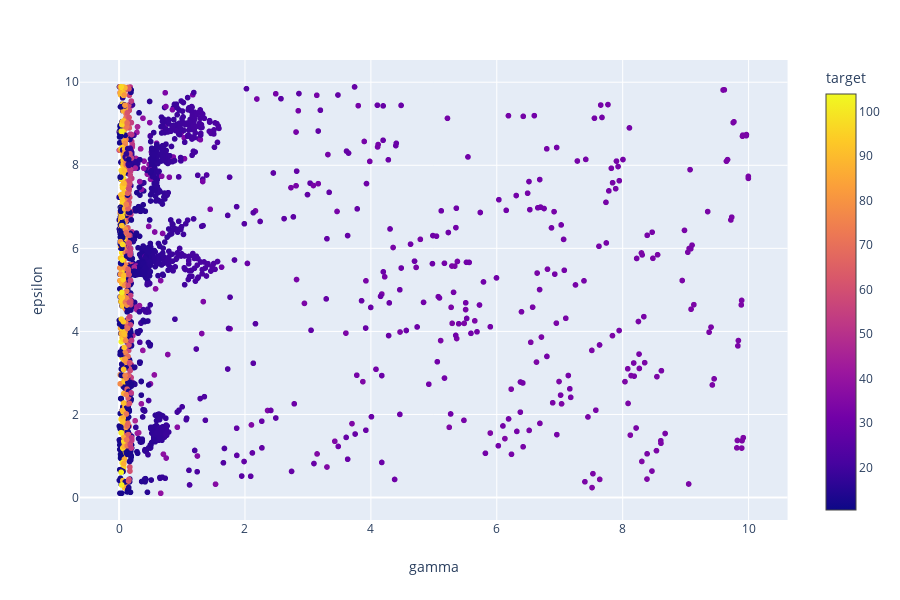

Here is the notebook cell this chart was saved with:
### Code cell
px.scatter(df, x="gamma", y="epsilon", color="target")

### Figure 1 — Plotly figure (JSON) as saved in the notebook; plotly's stock layout.template omitted (floating-point values rounded to 4 significant figures; data arrays with more than 128 entries replaced by an {"elided": "..."} marker saying what was removed)
{"data": [{"hoverlabel": {"namelength": 0}, "hovertemplate": "gamma=%{x}<br>epsilon=%{y}<br>target=%{marker.color}", "legendgroup": "", "marker": {"color": {"elided": "2705 float values"}, "coloraxis": "coloraxis", "symbol": "circle"}, "mode": "markers", "name": "", "showlegend": false, "type": "scattergl", "x": {"elided": "2705 float values"}, "xaxis": "x", "y": {"elided": "2705 float values"}, "yaxis": "y"}], "layout": {"coloraxis": {"colorbar": {"title": {"text": "target"}}, "colorscale": [[0, "#0d0887"], [0.1111, "#46039f"], [0.2222, "#7201a8"], [0.3333, "#9c179e"], [0.4444, "#bd3786"], [0.5556, "#d8576b"], [0.6667, "#ed7953"], [0.7778, "#fb9f3a"], [0.8889, "#fdca26"], [1, "#f0f921"]]}, "height": 600, "legend": {"tracegroupgap": 0}, "margin": {"t": 60}, "xaxis": {"anchor": "y", "domain": [0, 0.98], "title": {"text": "gamma"}}, "yaxis": {"anchor": "x", "domain": [0, 1], "title": {"text": "epsilon"}}}}
